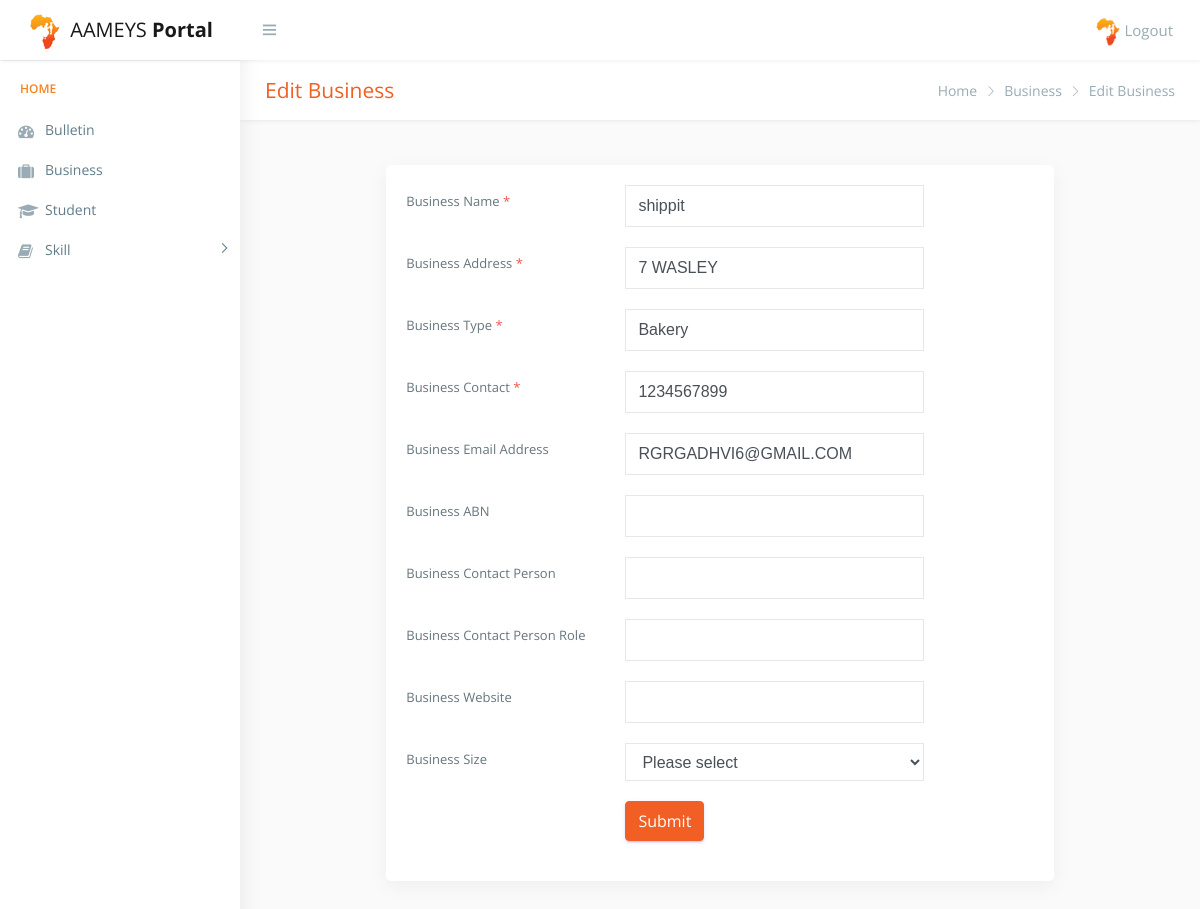
The page /editbusiness.php?id=2 (signed in) on the database as committed earlier.
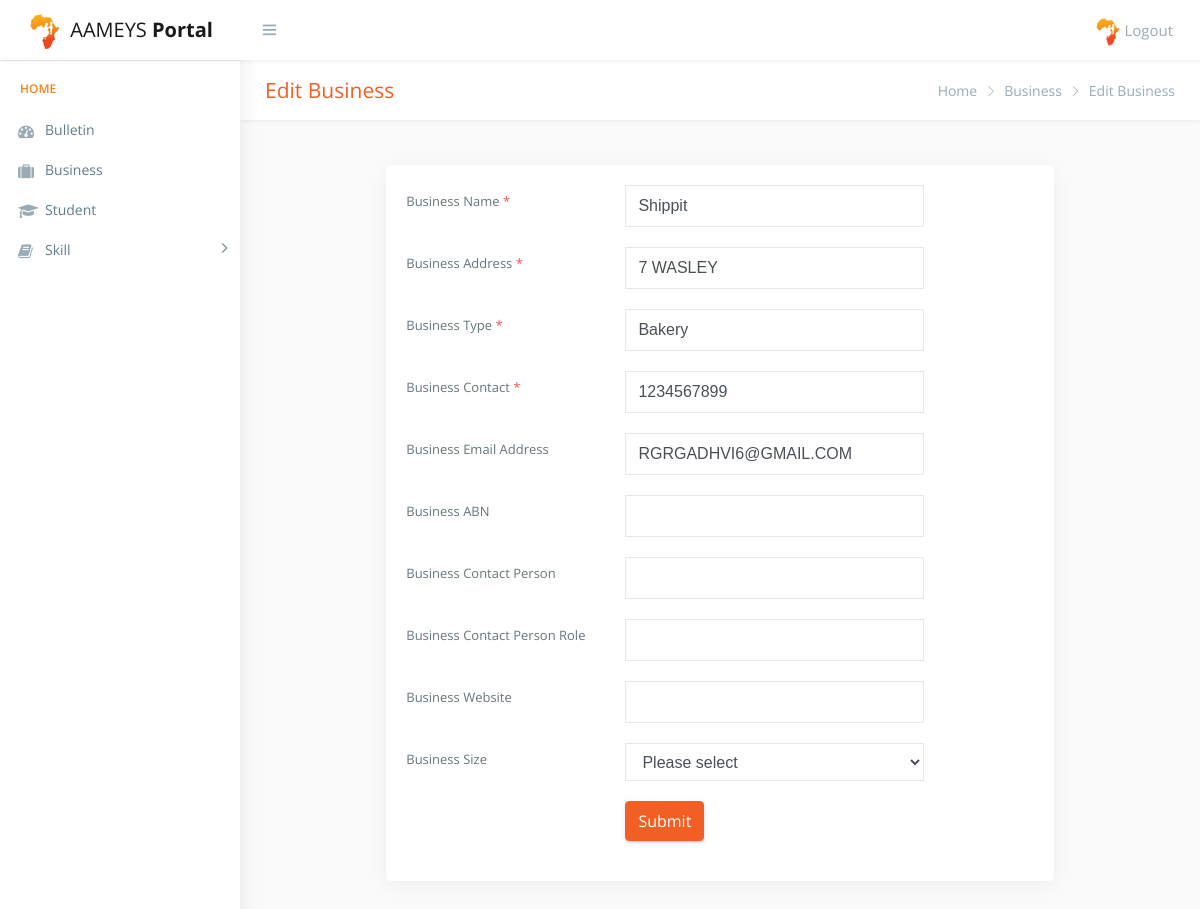
The same page on the database as committed later.
### tables this page shows
CREATE TABLE `business` (
  `busId` int(11) NOT NULL,
  `UId` int(11) NOT NULL,
  `busName` varchar(60) NOT NULL,
  `busAddress` varchar(120) NOT NULL,
  `busType` varchar(80) NOT NULL,
  `busABN` varchar(60) DEFAULT NULL,
  `busEmail` varchar(80) DEFAULT NULL,
  `busContact` int(11) DEFAULT NULL,
  `busContactPerson` varchar(90) DEFAULT NULL,
  `busContactPersonRole` varchar(30) DEFAULT NULL,
  `busWebsite` varchar(90) DEFAULT NULL,
  `busSize` varchar(90) DEFAULT NULL
);

### editbusiness.php (the view, shortened to what the changed rows need)
<!DOCTYPE html>
<html lang="en">
<?php
include "include/db_config.php";
$id = $_GET['id'];
$query = "SELECT * FROM business WHERE busId = $id";
$result = mysqli_query($conn,$query);
$row = mysqli_fetch_assoc($result);
?>
<head>
    <link href="css/lib/bootstrap/bootstrap.css" rel="stylesheet">
    <link href="css/helper.css" rel="stylesheet">
    <link href="css/style.css" rel="stylesheet">
</head>
<body class="fix-header fix-sidebar">
    <div id="main-wrapper">
        <div class="page-wrapper" style="min-height: 157px;">
            <div class="container-fluid">
                <div class="row justify-content-center">
                      <div class="col-lg-9">
                          <div class="card">
                              <div class="card-body">
                                  <div class="form-validation">
                                      <form action="#edit" class="form-valide" method="POST">
                                          <div class="form-group row">
                                              <div class="col-lg-6">
                                                  <input type="text" class="form-control" id="busName" name="busName" value="<?php echo $row['busName'];?>">
                                              </div>
                                          </div>
                                          <div class="form-group row">
                                              <div class="col-lg-6">
                                                  <input type="text" class="form-control" id="busAddress" name="busAddress" value="<?php echo $row['busAddress'];?>">
                                              </div>
                                          </div>
                                          <div class="form-group row">
                                              <div class="col-lg-6">
                                                  <input type="text" class="form-control" id="busType" name="busType" value="<?php echo $row['busType'];?>">
                                              </div>
                                          </div>
                                          <div class="form-group row">
                                              <div class="col-lg-6">
                                                  <input type="text" class="form-control" id="busContact" name="busContact" value="<?php echo $row['busContact'];?>">
                                              </div>
                                          </div>
                                          <div class="form-group row">
                                              <div class="col-lg-6">
                                                  <input type="text" class="form-control" id="busEmail" name="busEmail" value="<?php echo $row['busEmail'];?>">
                                              </div>
                                          </div>
                                          </div>
                                  </div>
                              </div>
                          </div>
                      </div>
                  </div>
            </div>
        </div>
</body>
</html>

Rows that differ between the two databases and show on the page:
changed business "7 WASLEY": busName "shippit" → "Shippit"
